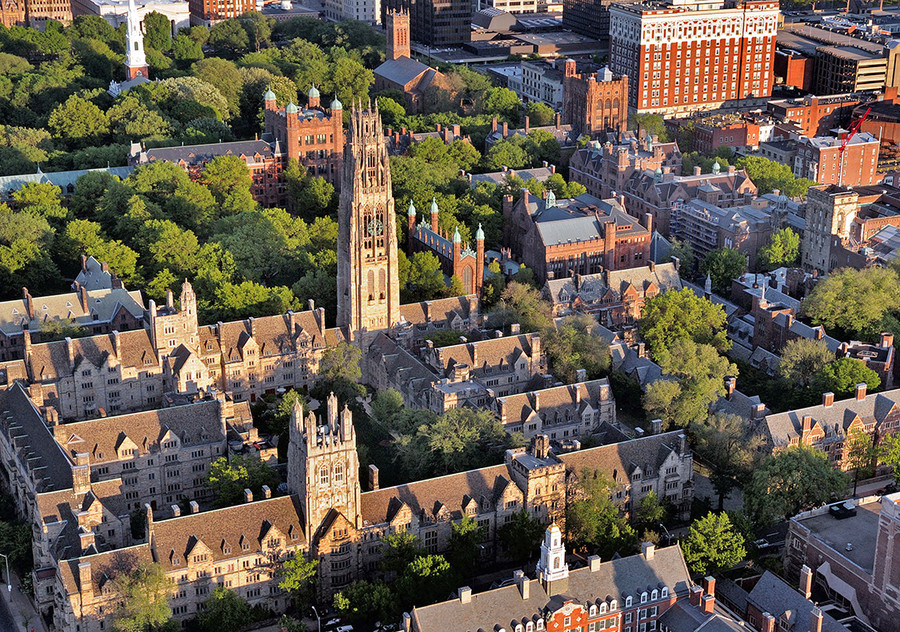
#> input picture Assignments/PS8/yale.png, 900 x 632 px
$ python edge_detection.py
#> lines starting #> are read from the running program, lines starting #| are printed output that depends on the picture; after the words box and inside, x2 and y2 are one past the last pixel; in counts of white or black regions, pixels touching at a corner belong together
from skimage import io
from skimage import feature
from skimage.color import rgb2gray
from skimage.filters import roberts
from skimage.filters import sobel

# original image
img = io.imread('yale.png')
#> img is the input picture: shape (632, 900, 3); mean R, G, B 102.2, 92.5, 79.3
io.imshow(img)
io.show()

# greyscale image
grey_img = rgb2gray(img)
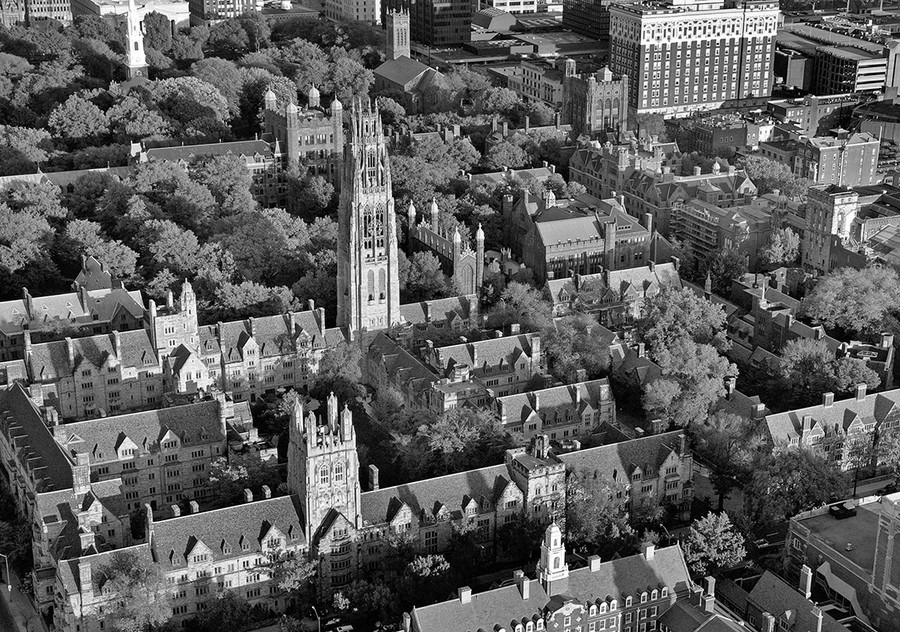
#> grey_img: shape (632, 900) float64; min 0, max 1, mean 0.367
io.imshow(grey_img)
io.show()

# Sobel Operator
sobel_edge = sobel(grey_img)
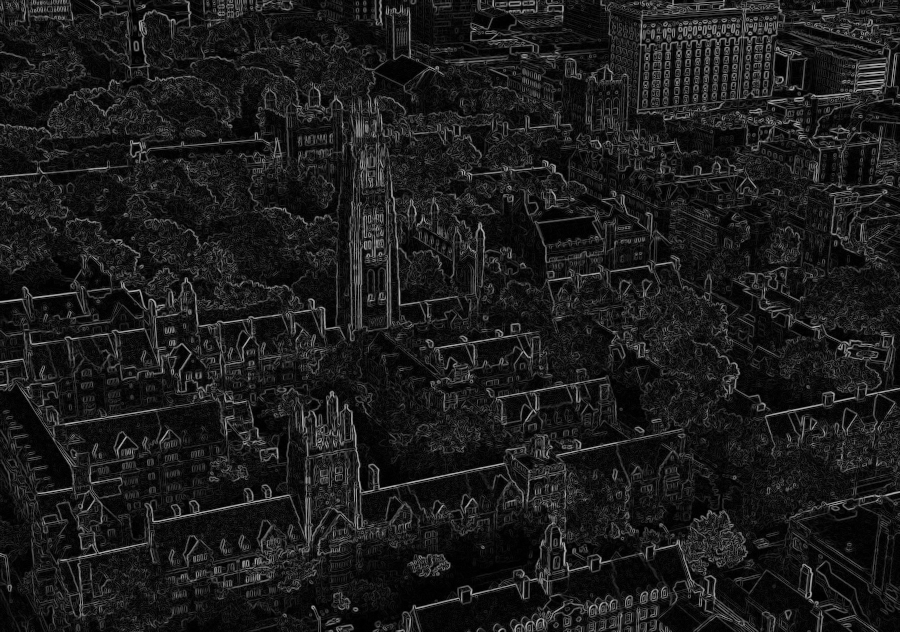
#> sobel_edge: shape (632, 900) float64; min 9.81e-18, max 0.718, mean 0.109
io.imshow(sobel_edge)
io.show()

# Robot's Cross
robert_cross_edge = roberts(grey_img)
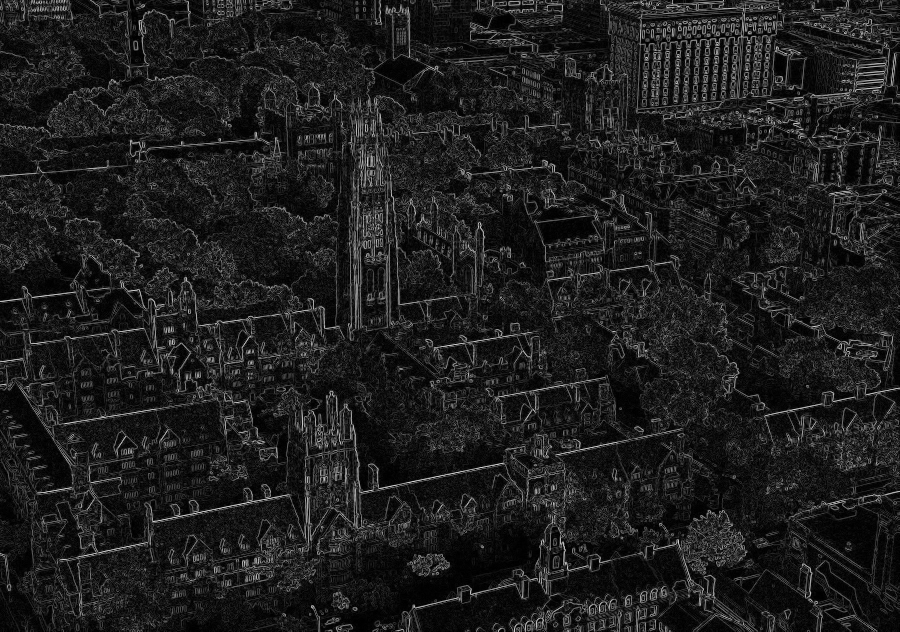
#> robert_cross_edge: shape (632, 900) float64; min 0, max 0.861, mean 0.118
io.imshow(robert_cross_edge)
io.show()

# the Canny edge detector
canny_edge = feature.canny(grey_img)
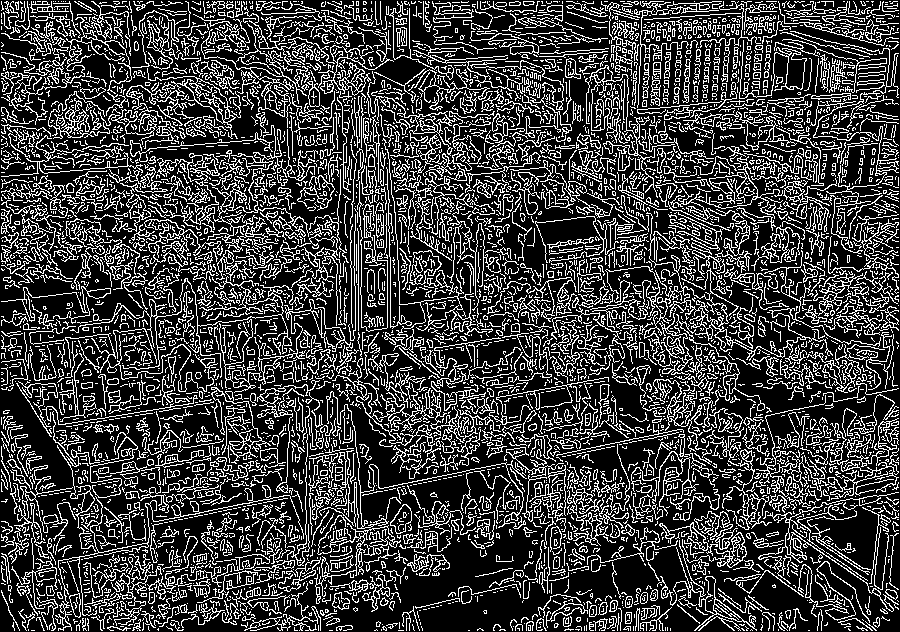
#> canny_edge: shape (632, 900) bool; 24.6% white in thin lines or dots
io.imshow(canny_edge)
io.show()

$ run again, with Assignments/PS8/object.jpg saved as Assignments/PS8/yale.png
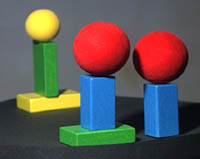
#> input picture Assignments/PS8/object.jpg, 200 x 159 px
#> img is the input picture: shape (159, 200, 3); mean R, G, B 94.5, 87.6, 84.5
#> `grey_img = rgb2gray(img)`:
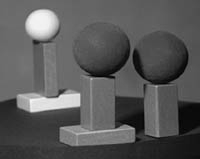
#> grey_img: shape (159, 200) float64; min 0.00565, max 0.959, mean 0.348
#> `canny_edge = feature.canny(grey_img)`:
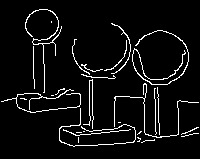
#> canny_edge: shape (159, 200) bool; 5.8% white in thin lines or dots, all inside (x1, y1, x2, y2) = (1, 9, 199, 147)
